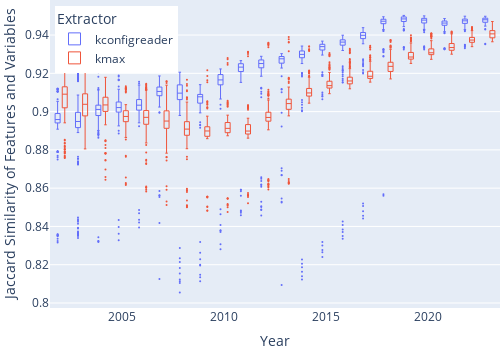

Here is the notebook cell this chart was saved with:
### Code cell
# todo: nan values?
# todo: ignore kmax visibility __VISIBILITY__CONFIG_ variables?
fig = px.box(
    df,
    x='year',
    y='features_jaccard',
    color='extractor',
    labels={'features_jaccard': 'Jaccard Similarity of Features and Variables', 'extractor': 'Extractor', 'year': 'Year'}
)
style_boxplot(fig)
show(fig, 'features-jaccard', height=350, width=500)

### Figure 1 — Plotly figure (JSON) as saved in the notebook; plotly's stock layout.template omitted (floating-point values rounded to 4 significant figures; data arrays with more than 128 entries replaced by an {"elided": "..."} marker saying what was removed)
{"data": [{"alignmentgroup": "True", "fillcolor": "rgba(0,0,0,0)", "hovertemplate": "Extractor=kconfigreader<br>Year=%{x}<br>Jaccard Similarity of Features and Variables=%{y}<extra></extra>", "legendgroup": "kconfigreader", "line": {"width": 1}, "marker": {"color": "#636efa", "size": 2}, "name": "kconfigreader", "notched": false, "offsetgroup": "kconfigreader", "orientation": "v", "showlegend": true, "type": "box", "x": {"elided": "3123 int values"}, "x0": " ", "xaxis": "x", "y": {"elided": "3123 float values"}, "y0": " ", "yaxis": "y"}, {"alignmentgroup": "True", "fillcolor": "rgba(0,0,0,0)", "hovertemplate": "Extractor=kmax<br>Year=%{x}<br>Jaccard Similarity of Features and Variables=%{y}<extra></extra>", "legendgroup": "kmax", "line": {"width": 1}, "marker": {"color": "#EF553B", "size": 2}, "name": "kmax", "notched": false, "offsetgroup": "kmax", "orientation": "v", "showlegend": true, "type": "box", "x": {"elided": "3146 int values"}, "x0": " ", "xaxis": "x", "y": {"elided": "3146 float values"}, "y0": " ", "yaxis": "y"}], "layout": {"boxmode": "group", "height": 350, "legend": {"title": {"text": "Extractor"}, "tracegroupgap": 0, "x": 0.01, "xanchor": "left", "y": 0.98, "yanchor": "top"}, "margin": {"b": 0, "l": 0, "r": 0, "t": 0}, "width": 500, "xaxis": {"anchor": "y", "domain": [0, 1], "title": {"text": "Year"}}, "yaxis": {"anchor": "x", "domain": [0, 1], "title": {"text": "Jaccard Similarity of Features and Variables"}}}}
